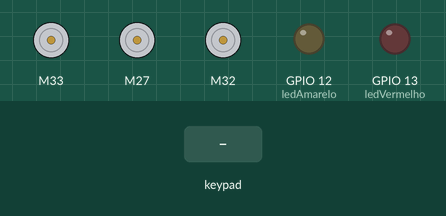
This sketch was run on a simulated ESP32. Parts: 3 × DC motor (green arrow = forward, orange = backward, longer = faster), output pins drawn as LEDs (lit = HIGH). Inputs (shaded band) come from the test bench. Nothing arrives over Bluetooth unless stated.

Above: at 1.2 s.
1.3 s: key 'U' pressed
At 1.53 s:
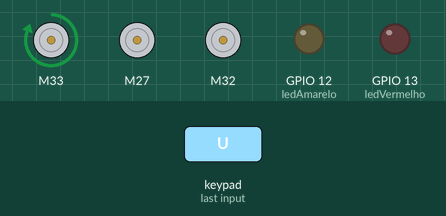
3.2 s: key 'D' pressed
At 3.43 s:
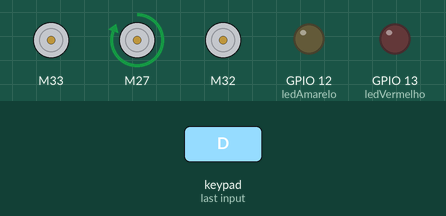
5.1 s: key 'R' pressed
At 5.33 s:
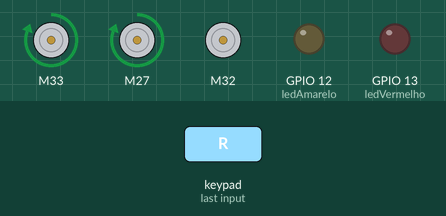
7.0 s: key 'S' pressed
At 8.2 s:
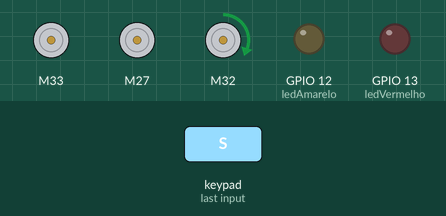
8.5 s: key 'U' pressed
At 8.73 s:
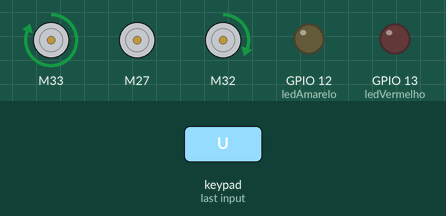
10.4 s: key 'X' pressed
At 11.0 s:
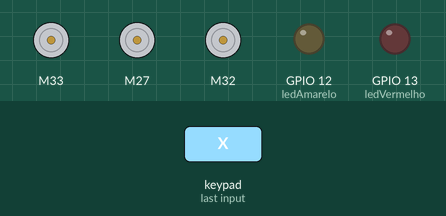
Timing chart, 0 to 12.9 s (numbered marks = the images above; inputs shaded):
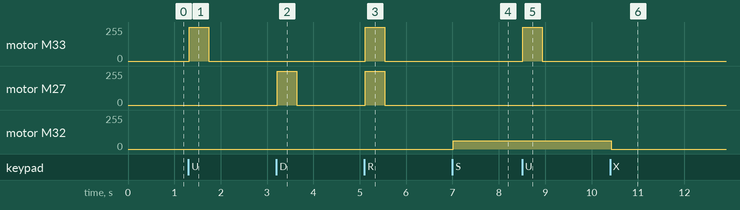

Measured:
- after the input at 1.3 s, motor M33: stopped → forward 255/255 at once, → stopped 0.42 s later
- after the input at 3.2 s, motor M27: stopped → forward 255/255 at once, → stopped 0.42 s later
- after the input at 5.1 s, motor M33, motor M27: stopped → forward 255/255 at once, → stopped 0.42 s later
- after the input at 7.0 s, motor M32: stopped → forward 63/255 at once
- after the input at 8.5 s, motor M33: stopped → forward 255/255 at once, → stopped 0.42 s later
- after the input at 10.4 s, motor M32: forward 63/255 → stopped at once

The sketch:

mushu.ino
```cpp
#include <PS4Controller.h>
#include "ESC.h"

#define leftMotorPin 27
#define rightMotorPin 33
#define ledVermelho 13
#define ledAmarelo 12
#define weaponMotorPin 32

int SPEED_MIN = 1300;  // Set the Minimum Speed in microseconds
int SPEED_MAX = 1700;
int SPEED_MED = 1500;

ESC motorEsquerdo (leftMotorPin, SPEED_MIN, SPEED_MAX, 500);
ESC motorDireito (rightMotorPin, SPEED_MIN, SPEED_MAX, 500);
ESC motorArma (weaponMotorPin, SPEED_MIN, SPEED_MAX, 500);

int angle;
int lastState = 0;
int velocidade = 0;
int ve, vd, va;
int locMaxSpeed = 300;
int compensation = 0;

void setup() {
  //PS4.begin("58:a0:23:33:d9:b0");
  PS4.begin("40:99:22:ce:af:c4");
  Serial.begin(115200);

  pinMode(ledVermelho, OUTPUT);
  pinMode(ledAmarelo, OUTPUT);

  motorDireito.stop();
  motorEsquerdo.stop();
  motorArma.stop();


  while(!PS4.isConnected()){
  //  Serial.println("Esperando Conexão");
    delay(250);
  }

  PS4.setLed(0,100,0);
  PS4.sendToController();

  //Serial.println ("Conexão Estabelecida");

  motorEsquerdo.arm();
  motorDireito.arm();
  motorArma.arm();

}

void loop() {
  if(PS4.isConnected()){
      int LStickY= PS4.LStickY();
      int LStickX= PS4.LStickX();

      //Ajusta compensacao para andar reto
      if(PS4.L1()){
        if(compensation > -30){
          compensation -= 1;
          delay(500);
        }
      }

      if(PS4.R1()){
        if(compensation < 30){
          compensation += 1;
          delay(500);
        }
      }

      //Ajusta velocidade maxima
      if(PS4.R2()){
        if(SPEED_MAX < 2000 && SPEED_MIN > 1000){
          SPEED_MAX += 25;
          SPEED_MIN -= 25;
          delay(500);
        }
      }

      if(PS4.L2()){
        if(SPEED_MAX > 1525 && SPEED_MIN < 1475){
          SPEED_MAX -= 25;
          SPEED_MIN += 25;
          delay(500);
        }
      }

      //Teste inicio

      if (PS4.Up()){ //frente
          vd = SPEED_MAX+(compensation * 10);
          ve = SPEED_MIN;

          motorEsquerdo.speed(ve);
          motorDireito.speed(vd);
        }

        else if(PS4.Down()){ //re
          //vd = map(LStickY-compensation, -30, -127, SPEED_MED, SPEED_MIN);
          //ve = map(LStickY+compensation, -30, -127, SPEED_MED, SPEED_MAX);
          vd = SPEED_MIN;
          ve = SPEED_MAX+(compensation * 10);

          motorEsquerdo.speed(ve);
          motorDireito.speed(vd);
        }


      else if(PS4.Right()){
          vd = SPEED_MAX;
          ve = SPEED_MAX;

          motorEsquerdo.speed(ve);
          motorDireito.speed(vd);
        }

      else if(PS4.Left()){
        vd = SPEED_MIN;
        ve = SPEED_MIN;

        motorEsquerdo.speed(ve);
        motorDireito.speed(vd);
      }
      //Fim Teste

      /*if(abs(LStickY) > abs(LStickX)){
        //anda frente e tras
        if (LStickY>=30){ //frente
          //vd = map(LStickY+compensation, 30, 127, SPEED_MED, SPEED_MAX);
          //ve = map(LStickY-compensation, 30, 127, SPEED_MED, SPEED_MIN);
          vd = map(LStickY, 30, 127, SPEED_MED, SPEED_MAX+(compensation * 10));
          ve = map(LStickY, 30, 127, SPEED_MED, SPEED_MIN);

          motorEsquerdo.speed(ve);
          motorDireito.speed(vd);
        }

        else if(LStickY<=-30){ //re
          //vd = map(LStickY-compensation, -30, -127, SPEED_MED, SPEED_MIN);
          //ve = map(LStickY+compensation, -30, -127, SPEED_MED, SPEED_MAX);
          vd = map(LStickY-compensation, -30, -127, SPEED_MED, SPEED_MIN);
          ve = map(LStickY+compensation, -30, -127, SPEED_MED, SPEED_MAX+(compensation * 10));

          motorEsquerdo.speed(ve);
          motorDireito.speed(vd);
        }

        else{
          motorEsquerdo.stop();
          motorDireito.stop();
        }

      }

      else if(abs(LStickY) < abs(LStickX)){
        //vira esquerda e direita
        if (LStickX>=30){
          vd = map(LStickX, 30, 127, SPEED_MED, SPEED_MAX);
          ve = map(LStickX, 30, 127, SPEED_MED, SPEED_MAX);

          motorEsquerdo.speed(ve);
          motorDireito.speed(vd);
        }

        else if(LStickX<=-30){
          vd = map(LStickX, -30, -127, SPEED_MED, SPEED_MIN);
          ve = map(LStickX, -30, -127, SPEED_MED, SPEED_MIN);

          motorEsquerdo.speed(ve);
          motorDireito.speed(vd);
        }

        else{
          motorEsquerdo.stop();
          motorDireito.stop();
        }

      }*/

      else{
        motorEsquerdo.stop();
        motorDireito.stop();
      }

      if(PS4.Square()){
        motorArma.speed(1400);
      }

      else if (PS4.Triangle()){
        motorArma.speed(1200);
      }

       else if (PS4.Circle()){
        motorArma.speed(1000);
      }

      else if (PS4.Cross()){
        motorArma.stop();
      }

  }
    //Fail safe
  else{
    motorEsquerdo.speed(1500);
    motorDireito.speed(1500);
    motorArma.speed(1500);
    delay(500);
    motorEsquerdo.stop();
    motorDireito.stop();
    motorArma.stop();
    delay(500);
    //Serial.println("Restart");
    setup();
  }


}
```
